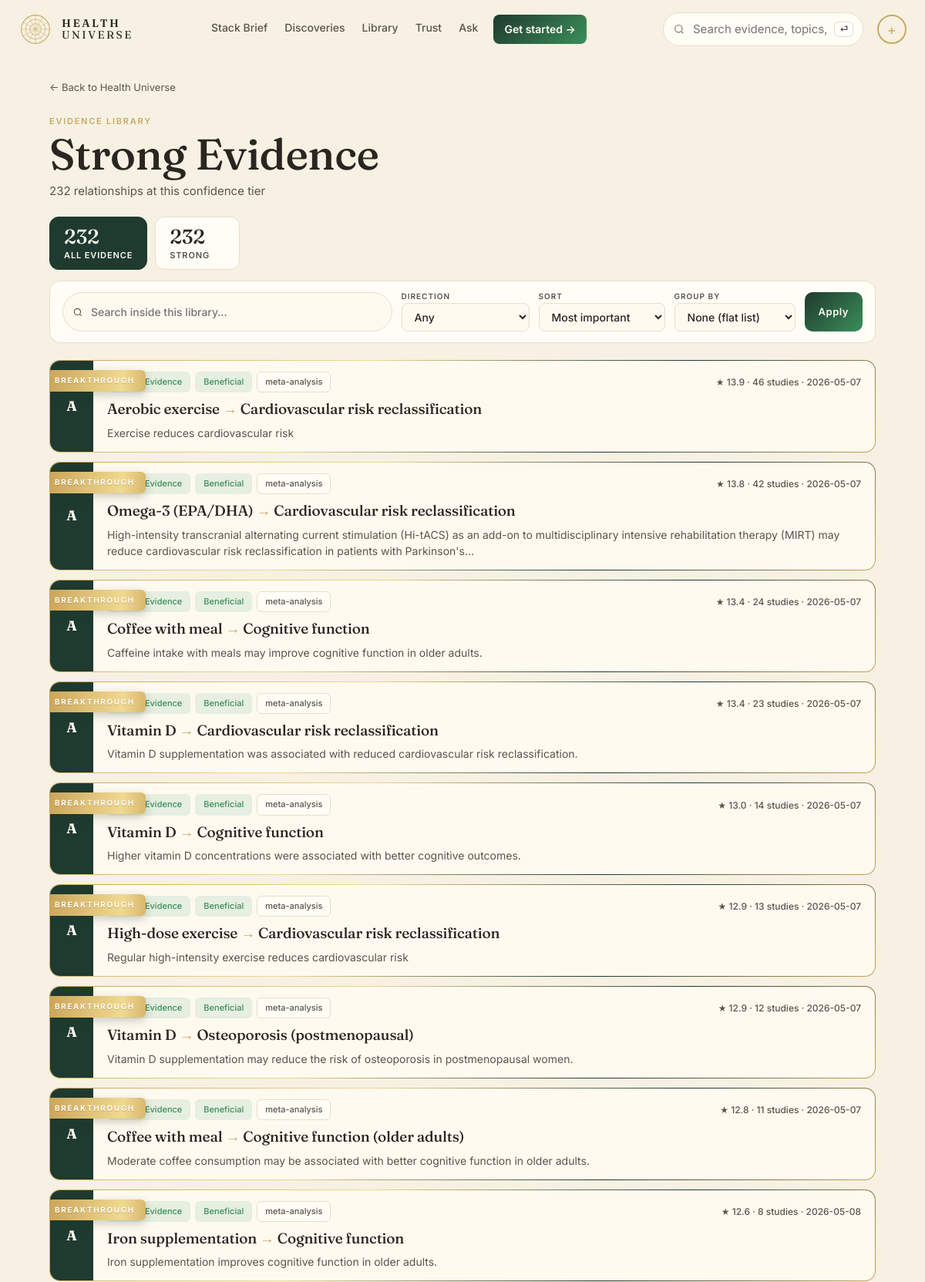
The app's page /tier/A (upper part) with its own data.
### tables this page shows
CREATE TABLE edge (
    id              INTEGER PRIMARY KEY,
    factor_id       INTEGER NOT NULL REFERENCES entity(id),
    outcome_id      INTEGER NOT NULL REFERENCES entity(id),
    direction       TEXT NOT NULL CHECK (direction IN (
                      'protective','harmful','neutral','u_shaped','mixed')),
    tier            TEXT NOT NULL CHECK (tier IN ('A','B','C','D','X','deprecated')),
    effect_size     TEXT,         -- qualitative: trivial/small/moderate/large
    effect_quant    TEXT,         -- e.g. "RR 0.82 (0.74-0.91)"
    population      TEXT,         -- e.g. "adults>50; ApoE4 carriers"
    mechanism       TEXT,         -- 1-paragraph plain English
    summary         TEXT,         -- card body copy
    caveats         TEXT,
    seed_source     TEXT NOT NULL CHECK (seed_source IN ('claude_seed','gemma_daily','manual')),
    created_at      TEXT NOT NULL DEFAULT (datetime('now')),
    updated_at      TEXT NOT NULL DEFAULT (datetime('now')),
    last_reviewed   TEXT NOT NULL DEFAULT (datetime('now')), embedding BLOB, embedded_at TEXT, review_status TEXT DEFAULT "unreviewed",
    UNIQUE(factor_id, outcome_id, population)
);

CREATE TABLE entity (
    id            INTEGER PRIMARY KEY,
    slug          TEXT NOT NULL UNIQUE,
    name          TEXT NOT NULL,
    kind          TEXT NOT NULL CHECK (kind IN (
                    'food','nutrient','supplement','drug','activity',
                    'behavior','environmental','pathogen','gene',
                    'biomarker','condition','process')),
    aliases       TEXT,           -- JSON array
    description   TEXT,
    created_at    TEXT NOT NULL DEFAULT (datetime('now')),
    updated_at    TEXT NOT NULL DEFAULT (datetime('now'))
, embedding BLOB, embedded_at TEXT);

### web/app.py (the view)
@app.get("/tier/{tier}", response_class=HTMLResponse)
def by_tier(request: Request, tier: str, page: int = 1,
            direction: str = "", q: str = "", outcome: str = "",
            sort: str = "importance", group: str = ""):
    with connect() as conn:
        ctx = _library_view(conn, "e.tier = ?", (tier,),
                            direction=direction, q=q, outcome=outcome,
                            sort=sort, group=group, page=page)
    ctx.update({
        "title": TIER_LABEL.get(tier, tier),
        "subtitle": f"{ctx['pg']['total']} relationship{'s' if ctx['pg']['total'] != 1 else ''} at this confidence tier",
        "base_path": f"/tier/{tier}",
        "tier_locked": tier,
    })
    return render(request, "library.html", ctx)

### web/templates/library.html (shortened to what this page needs)
{% extends "base.html" %}
{% block content %}
{% macro qs(extra) -%}
  {%- set merged = {} -%}
  {%- for k,v in filters.items() -%}{%- if v -%}{%- set _ = merged.update({k: v}) -%}{%- endif -%}{%- endfor -%}
  {%- set _ = merged.update(extra) -%}
  {%- set parts = [] -%}
  {%- for k,v in merged.items() -%}{%- if v -%}{%- set _ = parts.append(k ~ '=' ~ v) -%}{%- endif -%}{%- endfor -%}
  {{- '?' ~ (parts | join('&')) if parts else '' -}}
{%- endmacro %}
{% set tier_chips = [
  ('A', 'Strong', 'tier-A'),
  ('B', 'Moderate', 'tier-B'),
  ('C', 'Emerging', 'tier-C'),
  ('X', 'Contested', 'tier-X'),
  ('D', 'Limited', 'tier-D'),
] %}
{% set dir_chips = [
  ('protective', 'Beneficial'),
  ('harmful', 'Harmful'),
  ('u_shaped', 'U-shaped'),
  ('mixed', 'Mixed'),
] %}
<section class="lib2-page">
  <a class="back" href="/">← Back to Health Universe</a>
  <header class="lib2-head">
    <p class="lib2-eyebrow">Evidence library</p>
    <h1 class="lib2-title">{{ title }}</h1>
    {% if subtitle %}<p class="lib2-sub">{{ subtitle }}</p>{% endif %}
  </header>
  <div class="lib2-tier-row">
    <a class="lib2-tier-chip {% if not filters.tier %}is-active{% endif %}"
       href="{{ qs({'tier':''}) }}">
      <b>{{ pg.total if not filters.tier else (tier_counts.values()|sum) }}</b>
      <small>All evidence</small>
    </a>
    {% for tslug, tlabel, tcls in tier_chips %}
      {% if tier_counts.get(tslug) %}
      <a class="lib2-tier-chip {{ tcls }}
                {% if filters.tier == tslug %}is-active{% endif %}"
         href="{{ qs({'tier': tslug if filters.tier != tslug else ''}) }}">
        <b>{{ tier_counts.get(tslug, 0) }}</b>
        <small>{{ tlabel }}</small>
      </a>
      {% endif %}
    {% endfor %}
  </div>
  <form class="lib2-controls" method="get" action="" autocomplete="off">
    <div class="lib2-control lib2-search">
      <svg width="14" height="14" viewBox="0 0 24 24" fill="none" stroke="currentColor" stroke-width="2"><circle cx="11" cy="11" r="7"/><path d="m20 20-3.5-3.5"/></svg>
      <input type="text" name="q" value="{{ filters.q }}"
             placeholder="Search inside this library…">
    </div>
    <div class="lib2-control">
      <label class="lib2-label">Direction</label>
      <select name="direction" onchange="this.form.submit()">
        <option value="">Any</option>
      </select>
    </div>
    <div class="lib2-control">
      <label class="lib2-label">Sort</label>
      <select name="sort" onchange="this.form.submit()">
        {% for k, v in sort_options.items() %}
        <option value="{{ k }}" {% if filters.sort == k %}selected{% endif %}>{{ v }}</option>
        {% endfor %}
      </select>
    </div>
    <div class="lib2-control lib2-group-toggle">
      <label class="lib2-label">Group by</label>
      <select name="group" onchange="this.form.submit()">
        <option value="" {% if not filters.group %}selected{% endif %}>None (flat list)</option>
      </select>
    </div>
    <button class="lib2-apply" type="submit">Apply</button>
  </form>
  {% macro lib2_card(e) %}
  <a class="lib2-card {% if e.breakthrough %}is-breakthrough{% endif %} tier-rail-{{ e.tier }}"
     href="/edge/{{ e.id }}">
    {% if e.breakthrough %}<span class="hp-breakthrough-ribbon">BREAKTHROUGH</span>{% endif %}
    <div class="lib2-card-rail tier-bg-{{ e.tier }}">{{ e.tier }}</div>
    <div class="lib2-card-body">
      <div class="lib2-card-tags">
        <span class="hp-badge hp-badge-tier-{{ e.tier }}">{{ TIER_LABEL[e.tier] }}</span>
        <span class="hp-badge hp-badge-dir-{{ e.direction }}">{{ DIRECTION_LABEL[e.direction] }}</span>
        {% if e.top_study %}<span class="hp-badge hp-badge-ghost">{{ e.top_study.replace("_","-") }}</span>{% endif %}
        <span class="lib2-card-meta">★ {{ "%.1f"|format(e.score) }} · {{ e.n_studies }} studies · {{ e.updated_at[:10] }}</span>
      </div>
      <h3 class="lib2-card-title">{{ e.f_name }} <span class="hp-arrow" aria-hidden="true">→</span> {{ e.o_name }}</h3>
      <p class="lib2-card-summary">{{ e.summary[:220] }}{% if e.summary|length > 220 %}…{% endif %}</p>
    </div>
  </a>
  {% endmacro %}
  {% if groups %}
    {% for g in groups %}
    <section class="lib2-group" id="out-{{ g.slug }}">
      <header class="lib2-group-head">
        <h2 class="lib2-group-title">{{ g.name }}</h2>
        <span class="lib2-group-count">{{ g.edges|length }} edge{{ g.edges|length != 1 and "s" or "" }}</span>
        <a class="lib2-group-cta" href="/prevent?q={{ g.slug }}">Prevention plan →</a>
      </header>
      <div class="lib2-group-list">
        {% for e in g.edges %}{{ lib2_card(e) }}{% endfor %}
      </div>
    </section>
    {% endfor %}
  {% else %}
    {% if rows %}
    <div class="lib2-list">
      {% for e in rows %}{{ lib2_card(e) }}{% endfor %}
    </div>
    {% else %}
    <div class="lib2-empty">
      <h3>No relationships match these filters</h3>
      <p class="muted">Try clearing one of the filters or expanding the tier set.</p>
      <a class="btn-secondary inline" href="{{ base_path }}">Reset filters</a>
    </div>
    {% endif %}
  {% endif %}
</section>
{% endblock %}

### records on screen
edge: tier "A", tier "Strong Evidence", direction "Beneficial", top_study.replace "meta-analysis", score "13.9", n_studies "46", updated_at "2026-05-07", f_name "Aerobic exercise", o_name "Cardiovascular risk reclassification", summary "Exercise reduces cardiovascular risk"
edge: tier "A", tier "Strong Evidence", direction "Beneficial", top_study.replace "meta-analysis", score "13.8", n_studies "42", updated_at "2026-05-07", f_name "Omega-3 (EPA/DHA)", o_name "Cardiovascular risk reclassification", summary "High-intensity transcranial alternating current stimulation (Hi-tACS) as an add-on to multidisciplinary intensive rehabilitation therapy (MIRT) may reduce cardiovascular risk reclassification in patients with Parkinson's"
edge: tier "A", tier "Strong Evidence", direction "Beneficial", top_study.replace "meta-analysis", score "13.4", n_studies "24", updated_at "2026-05-07", f_name "Coffee with meal", o_name "Cognitive function", summary "Caffeine intake with meals may improve cognitive function in older adults."
edge: tier "A", tier "Strong Evidence", direction "Beneficial", top_study.replace "meta-analysis", score "13.4", n_studies "23", updated_at "2026-05-07", f_name "Vitamin D", o_name "Cardiovascular risk reclassification", summary "Vitamin D supplementation was associated with reduced cardiovascular risk reclassification."
edge: tier "A", tier "Strong Evidence", direction "Beneficial", top_study.replace "meta-analysis", score "13.0", n_studies "14", updated_at "2026-05-07", f_name "Vitamin D", o_name "Cognitive function", summary "Higher vitamin D concentrations were associated with better cognitive outcomes."
edge: tier "A", tier "Strong Evidence", direction "Beneficial", top_study.replace "meta-analysis", score "12.9", n_studies "13", updated_at "2026-05-07", f_name "High-dose exercise", o_name "Cardiovascular risk reclassification", summary "Regular high-intensity exercise reduces cardiovascular risk"
edge: tier "A", tier "Strong Evidence", direction "Beneficial", top_study.replace "meta-analysis", score "12.9", n_studies "12", updated_at "2026-05-07", f_name "Vitamin D", o_name "Osteoporosis (postmenopausal)", summary "Vitamin D supplementation may reduce the risk of osteoporosis in postmenopausal women."
edge: tier "A", tier "Strong Evidence", direction "Beneficial", top_study.replace "meta-analysis", score "12.8", n_studies "11", updated_at "2026-05-07", f_name "Coffee with meal", o_name "Cognitive function (older adults)", summary "Moderate coffee consumption may be associated with better cognitive function in older adults."
edge: tier "A", tier "Strong Evidence", direction "Beneficial", top_study.replace "meta-analysis", score "12.6", n_studies "8", updated_at "2026-05-08", f_name "Iron supplementation", o_name "Cognitive function", summary "Iron supplementation improves cognitive function in older adults."

### other values on screen
{{ nav_initials or '+' }} "+"
{{ title }} "Strong Evidence"
{{ subtitle }} "232 relationships at this confidence tier"
{{ pg.total if not filters.tier else (tier_counts.values()|sum) }} "232"
{{ tier_counts.get(tslug, 0) }} "232"
{{ tlabel }} "STRONG"
form field sort "Most important"
